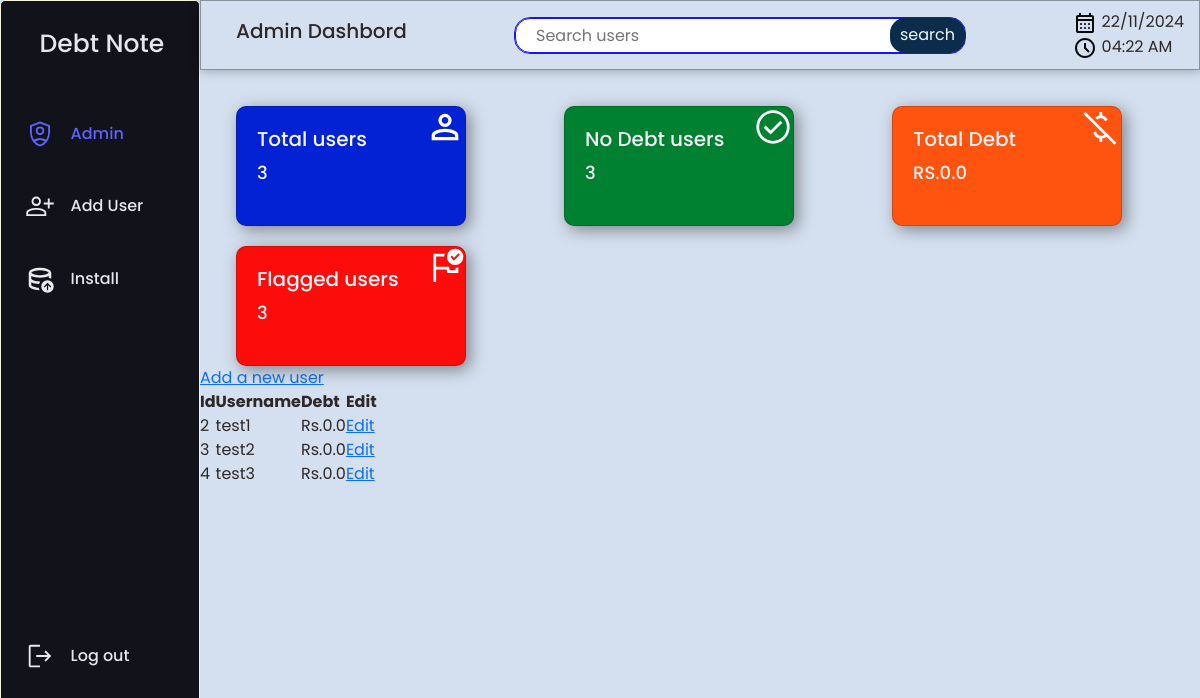
Page /admin/ (signed in) on the earlier database version.
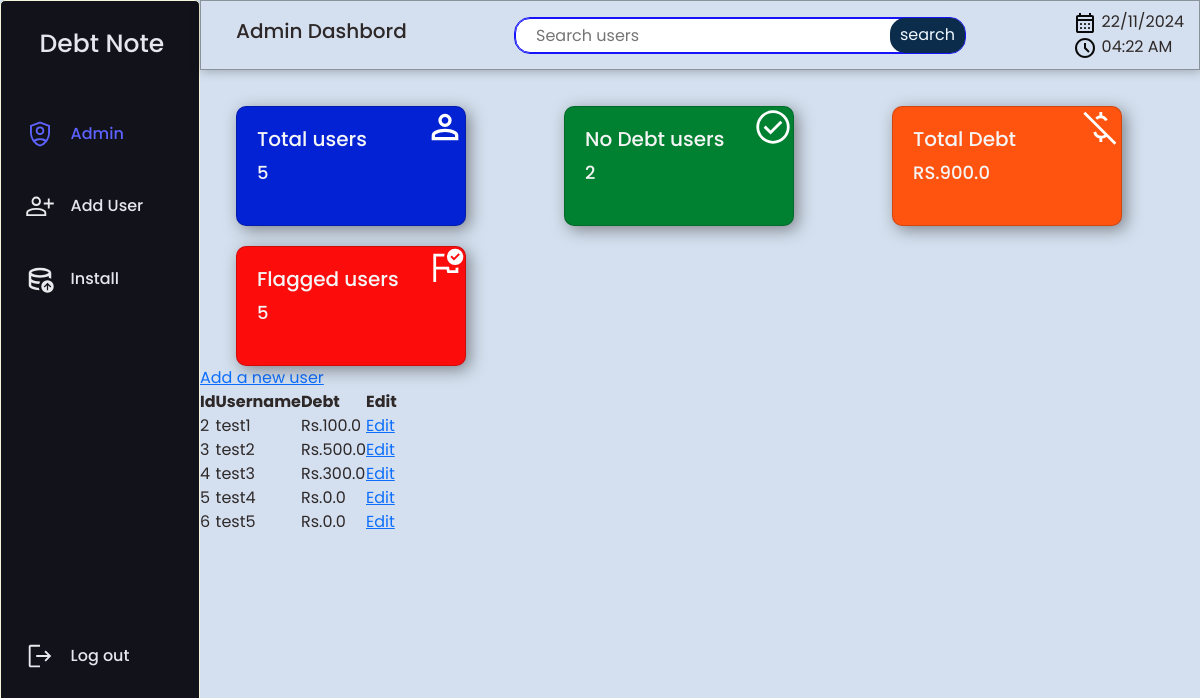
Same page on the later database version.
### DebtNote.py (models this page shows)
class User(db.Model):
    id = db.Column(db.Integer,Sequence('user_id-seq',start=0) ,primary_key=True)
    user = db.Column(db.String(50), unique = True, nullable = False)
    password = db.Column(db.CHAR(100), unique = True, nullable = False)
    user_level = db.Column(db.Integer, nullable = False)
    debt = db.Column(db.Float, nullable = False)
    flag = db.Column(db.Integer)
    created_at = db.Column(db.DateTime, default=datetime.datetime.utcnow)
    updated_at = db.Column(db.DateTime, onupdate=datetime.datetime.utcnow)

### DebtNote.py (the view)
@app.route("/admin/")
def admin():
    if session.get("user_level",0) != 1:
        abort(401)
    dtime = datetime.datetime.now()
    debt_sum = User.query.with_entities(func.sum(User.debt)).scalar()
    debt_zero = User.query.filter(User.debt == 0).count()-1
    datas = User.query.filter(User.user_level!=1).all()
    count = User.query.count()-1
    if request.args.get('search'):
        datas = User.query.filter_by(user = request.args.get('search')).filter(User.user_level!=1).all()
        if datas == []:
            flash("no user found!",category="error")
    return render_template("admin.html",datas=datas,count=count,dtime=dtime,debt_sum=debt_sum,debt_zero=debt_zero)

### templates/admin.html (shortened to what this page needs)
{% extends "base.html" %}
{% block head %}
    <link rel="stylesheet" href="{{ url_for('static',filename ='admin-style.css') }}">
{% endblock %}
{% block content %}
    <div class="hedder">
        <h5>Admin Dashbord</h5>
        <div class="search">
            <form method="get">
                <div class="wrapper-search">
                    <input class="search-bar" type="text" name="search" placeholder="Search users">
                    <div class="wrapper-icon">
                        <input type="submit" value="search" class="search-icon">
                    </div>
                </div>
            </form>
        </div>
        <div class="date-time">
            <div class="date">
                <span>{{dtime.strftime('%d/%m/%Y')}}</span>
            </div>
            <div class="time">
                <span>{{dtime.strftime('%H:%M %p')}}</span>
            </div>
        </div>
    </div>
    <div class="admin-content">
        {% if datas | length > 1 %}
        <div class="cards">
            <div class="card user-count">
                <div class="card-text">
                    <h5>Total users</h5>
                    <span>{{count}}</span>
                </div>
            </div>
            <div class="card debt-zero">
                <div class="card-text">
                    <h5>No Debt users</h5>
                    <span>{{debt_zero}}</span>
                </div>
            </div>
            <div class="card debt-total">
                <div class="card-text">
                    <h5>Total Debt</h5>
                    <span>RS.{{debt_sum}}</span>
                </div>
            </div>
            <div class="card flag-users">
                <div class="card-text">
                    <h5>Flagged users</h5>
                    <span>{{count}}</span>
                </div>
            </div>
        </div>
        <a href="{{ url_for('adduser')}}" class="redirect add user">Add a new user</a>
        <table>
            <tr class="">
                <th>Id</th>
                <th>Username</th>
                <th>Debt</th>
                <th>Edit</th>
            </tr>
            {% for data in datas %}
            <tr>
                <td>{{data.id}}</td>
                <td>{{data.user}}</td>
                <td>Rs.{{data.debt}}</td>
                <td><a href="{{ url_for('edituser', id=data.id) }}">Edit</a></td>
            </tr>
                {% endfor %}
        </table>
        {% elif datas | length == 0 %}
        <p>No user found!</p>
        <a href="{{ url_for('adduser')}}" class="redirect add user">Add a new user</a>
        <a href="{{ url_for('admin') }}">Return</a>
        {% endif %}
    </div>
{% endblock %}

### templates/base.html (shortened to what this page needs)
<!DOCTYPE html>
<html lang="en">
<head>
    <link href="https://cdn.jsdelivr.net/npm/bootstrap@5.3.3/dist/css/bootstrap.min.css" rel="stylesheet">
    <link href="https://getbootstrap.com/docs/5.3/assets/css/docs.css" rel="stylesheet">
    <link rel="stylesheet" href="{{ url_for('static',filename = 'base-style.css') }}">
    {% block head %}
    {% endblock %}
</head>
<body>
    {% if "user" in session and session["user"] is not none and session["user_level"] == 1 %}
    <nav id="sidebar">
        <ul>
            <li>
                <a href="{{ url_for('index') }}">
                    <span>Debt Note</span>
                </a>
            </li>
            <li class="active">
                <a href="{{ url_for('admin') }}">
                    <span>Admin</span>
                </a>
            </li>
            <li>
                <a href="{{ url_for('adduser') }}">
                    <span>Add User</span>
                </a>
            </li>
            <li>
                <a href="{{ url_for('install') }}">
                    <span>Install</span>
                </a>
            </li>
            <li>
                <a href="{{ url_for('logout') }}">
                    <svg xmlns="http://www.w3.org/2000/svg" height="30px" viewBox="0 -960 960 960" width="30px" fill="#e8eaed"><path d="M180-120q-24 0-42-18t-18-42v-600q0-24 18-42t42-18h299v60H180v600h299v60H180Zm486-185-43-43 102-102H360v-60h363L621-612l43-43 176 176-174 174Z"/></svg>
                    <span>Log out</span>
                </a>
            </li>
        </ul>
    </nav>
    {% endif %}
    <main>
        {% block content %}
        {% endblock %}
    </main>
</body>
</html>

### static/base-style.css (style rules this page uses)
:root { --base-clr:#11121a; --line-clr:#42434a; --hover-clr:#222533; --acent-clr:#5e63ff; --text-clr:#e6e6ef; --secondery-text-clr:#b0b3c1; }
* { margin:0; padding: 0; }
body { font-family: Poppins,'Segoe UI', Tahoma, Geneva, Verdana, sans-serif; color: var(--text-clr); min-height: 100vh; min-height: 100dvh; background-color: var(--base-clr); display:grid; grid-template-columns: auto 1fr; grid-template-rows: auto 1fr; grid-template-areas: "sidebar alert" "sidebar main" }
#sidebar { grid-area: sidebar; box-sizing: border-box; height: 100vh; width: 200px; background-color: var(--base-clr); border-right: 1px solid var(--line-clr); list-style: none; display: flex; flex-direction: column; justify-content: space-between; position: sticky; top: 0; font-weight: 500; border: 1px solid beige; border-radius: 5px; }
#sidebar li { margin:0px 0px 15px 10px; }
#sidebar ul li:first-child { font-size: 25px; margin: 10px 0 30px 25px; }
#sidebar ul li:last-child { margin-top: 40vh; }
#sidebar ul { list-style: none; padding-left: 0; }
#sidebar a, #sidebar .logo { border-radius: .5rem; padding: .85rem; text-decoration: none; color: var(--text-clr); display: flex; align-items: center; gap: 1em; }

### static/admin-style.css (style rules this page uses)
body { background-color: rgba(162, 189, 221, 0.459); color: rgb(46, 40, 40); }
.hedder { width: 100%; height: 70px; border: 1px solid rgba(0, 0, 0, 0.349); box-shadow: 1px 1px 10px #0a090948; display: flex; justify-content: space-between; align-items: center; padding: 0 15px 0 35px; position: relative; }
.search .search-bar { width: 450px; min-width: 150px; height: 35px; border: .5px solid rgb(23, 19, 250); outline: 1px solid rgb(23, 19, 250); border-radius: 15px; padding-left: 10px; }
.search .search-bar::placeholder { padding-left: 10px; }
.search .search-icon { height: 35px; width: 75px; background-color: rgb(12, 44, 75); border-radius: 15px; color: aliceblue; border: none; }
.wrapper-search { display: flex; position: relative; }
.wrapper-icon { position: absolute; right: 0; }
.cards { width: 100%; min-height: 20vh; margin-top: 36px; display: grid; grid-template-columns: repeat(auto-fit,minmax(240px,1fr)); gap: 20px; padding-left: 36px; }
.cards .card { width: 230px; height: 15vh; border-radius: 10px; box-shadow: 4px 4px 16px rgba(43, 41, 41, 0.5) ; font-size: large; font-weight: 500; padding: 20px; position: relative; color: whitesmoke; }
.cards .card svg { position: absolute; top: 0; right: 0; color: #fffb25; }
.cards .user-count { background: rgb(3, 34, 211); }
.cards .debt-total { background: rgb(255, 84, 16); }
.cards .flag-users { background: rgb(253, 12, 12); }
.cards .debt-zero { background: rgb(0, 128, 49); }

Differences in the rows shown:
changed User "test1": debt "0.0" → "100.0"
changed User "test2": debt "0.0" → "500.0"
changed User "test3": debt "0.0" → "300.0"
added User: id "5", user "test4", debt "0.0"
added User: id "6", user "test5", debt "0.0"
Other differences:
{{ count }}: "3" → "5"
{{ debt_zero }}: "3" → "2"
{{ debt_sum }}: "0.0" → "900.0"
